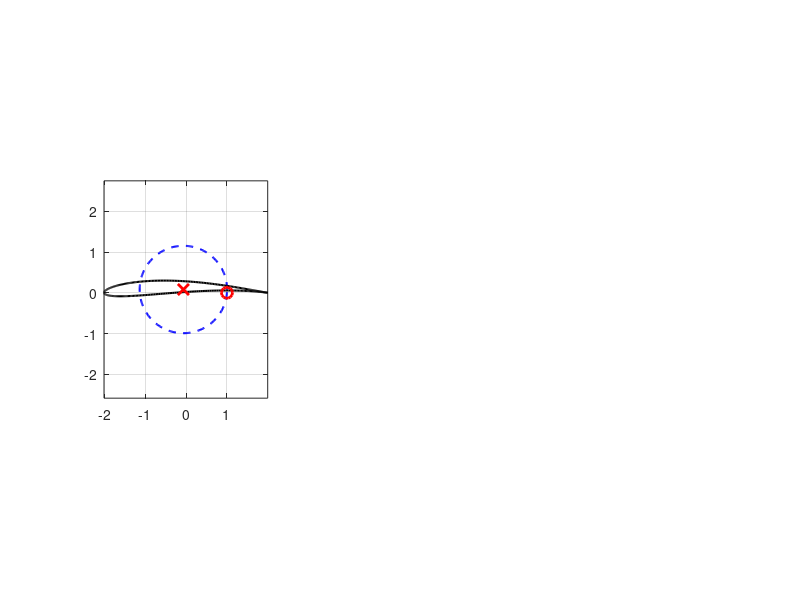

MATLAB code to generate this figure: (Note: this script raises an error after producing the figure.)
clc; clear; close all;


naca_digit= '4609';  % Enter desired NACA 4 digit airfoil

%% 1. Parameters (Equivalent to NACA 4609)
h = str2double(naca_digit(1))/100;           % Camber Ratio
t = str2double(naca_digit(3:4))/100;    % Airfoil Thickness
V_inf = 1.0;        % non-dimensional freestream velocity
a = 1;              % characteristic length

%% 2. Transformation Offsets
epsilon = -a * (4 / (3 * sqrt(3))) * t; 
h = 2 * a * h; 
zeta_c = epsilon + 1i * h; 
R = sqrt((a - epsilon)^2 + h^2);
beta = asin(h / R); 

%% 3. Lift Coefficient Sweep (0 to 20 degrees)
alpha_deg_sweep = 0:1:20;
cl_sweep = zeros(size(alpha_deg_sweep));
chord = 4 * a; % Normalization approximation

for i = 1:length(alpha_deg_sweep)
    alpha_rad = deg2rad(alpha_deg_sweep(i));
    Gamma_sweep = 4 * pi * V_inf * R * sin(alpha_rad + beta);
    cl_sweep(i) = (2 * Gamma_sweep) / (V_inf * chord);
end

%% 4. Single Alpha Geometry & Pressure (e.g., 5 degrees)
alpha_cp_deg = 1; % Angle of Attack for Pressure Distribution
alpha_cp_rad = deg2rad(alpha_cp_deg);

% eps to avoid dividing byvzero at the trailing edge
theta = linspace(eps, 2*pi-eps, 300)';
zeta = zeta_c + R * exp(1i * theta);
z = zeta + (a^2) ./ zeta;

Gamma_cp = 4 * pi * V_inf * R * sin(alpha_cp_rad + beta);
dW_dzeta = V_inf * exp(-1i * alpha_cp_rad) - V_inf * (R^2) * exp(1i * alpha_cp_rad) ./ ((zeta - zeta_c).^2) + 1i * Gamma_cp ./ (2 * pi * (zeta - zeta_c));
dz_dzeta = 1 - (a^2) ./ (zeta.^2);
V_z = dW_dzeta ./ dz_dzeta;

Cp = 1 - (abs(V_z) / V_inf).^2;

x_c = real(z);
x_c = (x_c - min(x_c)) / (max(x_c) - min(x_c));
upper_idx = (theta <= pi);
lower_idx = (theta >= pi);

%% 5. Plotting (3-Panel Layout)
figure('Name', 'Comprehensive Joukowsky Analysis', 'Position', [100, 100, 1200, 400]);

% #1 Panel>> Airfoil Geometry & Complex Circle
subplot(1,3,1);
plot(real(zeta), imag(zeta), 'b--', 'LineWidth', 1.5); hold on;
plot(real(z), imag(z), 'k', 'LineWidth', 1.5);
plot(real(zeta_c), imag(zeta_c), 'rx', 'MarkerSize', 8, 'LineWidth', 2); 
plot(a, 0, 'ro', 'MarkerSize', 8, 'LineWidth', 2); 
hold off;
axis equal; grid on;
title('Conformal Mapping',sprintf(' NACA %s',naca_digit), 'Interpreter', 'latex');
xlabel('Real Axis', 'Interpreter', 'latex'); ylabel('Imaginary Axis', 'Interpreter', 'latex');
legend('Cylinder', 'Airfoil', 'Cylinder Center', 'Kutta Point', 'Location', 'northeast');

% #2 Panel>> Lift Curve
subplot(1,3,2);
plot(alpha_deg_sweep, cl_sweep, 'b-', 'LineWidth', 1.5);
grid on;
title('$C_l$ vs $\alpha$', 'Interpreter', 'latex');
xlabel('$\alpha$ (degrees)', 'Interpreter', 'latex'); ylabel('$C_l$', 'Interpreter', 'latex');
legend(sprintf(' NACA %s',naca_digit), 'Location','northeast')

% #3 Panel>> Pressure Distribution
subplot(1,3,3);
plot(x_c(lower_idx), Cp(lower_idx), 'b', 'LineWidth', 1.5); hold on;
plot(x_c(upper_idx), Cp(upper_idx), 'r', 'LineWidth', 1.5);
yline(1, 'k--', 'LineWidth', 1.5, 'Alpha', 0.5); hold off;
set(gca, 'YDir', 'reverse');
ylim([-4 1.5]); grid on;
title(['Pressure Distribution ($\alpha = ' num2str(alpha_cp_deg) '^\circ$)', sprintf(', NACA %s',naca_digit)], 'Interpreter', 'latex');
xlabel('x/c', 'Interpreter', 'latex'); ylabel('$C_p$', 'Interpreter', 'latex');
legend('Lower', 'Upper', '$C_p = 1$', 'Interpreter', 'latex', 'Location', 'best');
